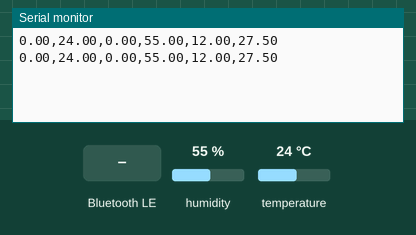
Bench run of a sketch on a simulated Arduino Nano 33 BLE. Shown: the last lines printed to the serial monitor. The inputs (shaded band) are chosen by the test bench; at power-on: humidity 55 %, temperature 24 °C. Nothing arrives over Bluetooth unless stated; a phone connects over Bluetooth LE 3 s after start.

Above: at 5.8 s.
5.9 s: humidity set to 22 %
At 7.3 s:
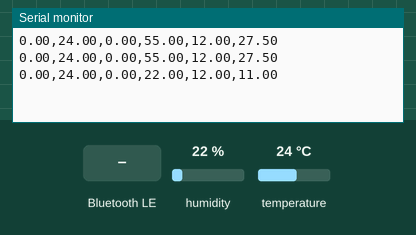
7.4 s: Bluetooth LE write "1" received
8.9 s: Bluetooth LE write "1" received
At 10.1 s:
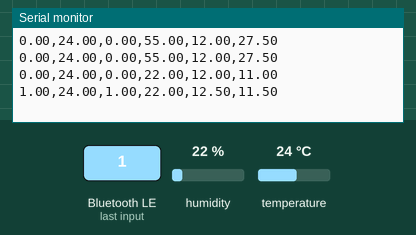
10.4 s: temperature set to 12 °C
At 11.7 s:
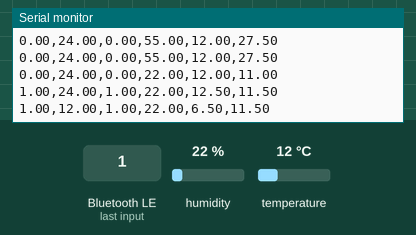
11.9 s: Bluetooth LE write "0" received
At 13.3 s:
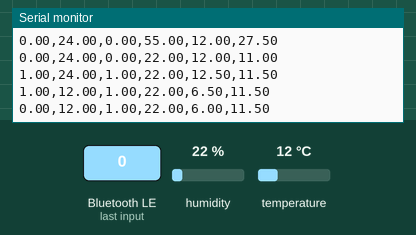
13.4 s: Bluetooth LE write "0" received
At 15.7 s:
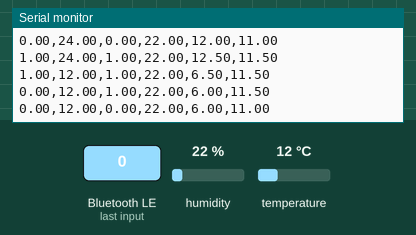
Timing chart, 0 to 15.9 s (numbered marks = the images above; inputs shaded):
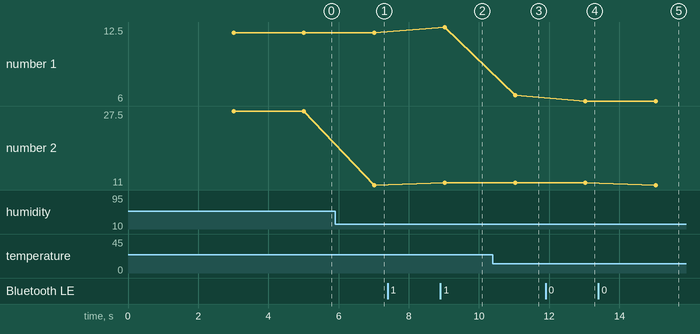

The sketch:

P.ino
```cpp
#include <ArduinoBLE.h>
#include <Arduino_HTS221.h>

float t1 = 0;
float h1 = 0;
float t2 = 0;
float h2 = 0;


float* calculateMean(float temp1, float temp2, float humi1, float humi2) {
  static float result[2];
  result[0] = (temp1 + temp2) / 2;
  result[1] = (humi1 + humi2) / 2;
  return result;
}

BLEService climateService("19B10000-E8F2-537E-4F6C-D104768A1214");

BLEFloatCharacteristic temperatureCharacteristic(
  "19B10001-E8F2-537E-4F6C-D104768A1214",
  BLERead | BLEWrite
);

BLEFloatCharacteristic humidityCharacteristic(
  "19B10002-E8F2-537E-4F6C-D104768A1214",
  BLERead | BLEWrite
);

void setup() {

  Serial.begin(9600);
  while (!Serial);

  if (!HTS.begin()) {
    while (1);
  }

  if (!BLE.begin()) {
    while (1);
  }

  BLE.setLocalName("climate");
  BLE.setAdvertisedService(climateService);

  climateService.addCharacteristic(temperatureCharacteristic);
  climateService.addCharacteristic(humidityCharacteristic);

  BLE.addService(climateService);

  temperatureCharacteristic.writeValue(0.0);
  humidityCharacteristic.writeValue(0.0);

  BLE.advertise();

}

void loop() {

  BLEDevice central = BLE.central();

  if (central) {

    while (central.connected()) {

      BLE.poll();

      float t2 = HTS.readTemperature();
      float h2 = HTS.readHumidity();

      if (temperatureCharacteristic.written()) {
        t1 = temperatureCharacteristic.value();
      }

      if (humidityCharacteristic.written()) {
        h1 = humidityCharacteristic.value();
      }

      float* means = calculateMean(t1, t2, h1, h2);

      float meanTemp = means[0];
      float meanHum = means[1];

      /*Serial.println("---------------------------------------");

      Serial.print("Arduino1 Temp: ");
      Serial.println(t1);

      Serial.print("Arduino2 Temp: ");
      Serial.println(t2);

      Serial.print("Arduino1 Hum: ");
      Serial.println(h1);

      Serial.print("Arduino2 Hum: ");
      Serial.println(h2);

      Serial.println("");
      Serial.print("Mean Temp: ");
      Serial.println(meanTemp);
      Serial.print("Mean Hum: ");
      Serial.println(meanHum);
      Serial.println("---------------------------------------");
      */
      Serial.print(t1);
      Serial.print(",");
      Serial.print(t2);
      Serial.print(",");
      Serial.print(h1);
      Serial.print(",");
      Serial.print(h2);
      Serial.print(",");
      Serial.print(meanTemp);
      Serial.print(",");
      Serial.println(meanHum);
      delay(2000);
    }
  }
}
```

Measured:
- after the input at 5.9 s, the serial monitor: prints a new line after 1.1 s (image 1)
- after the input at 8.9 s, the serial monitor: prints a new line after 0.12 s (image 2)
- after the input at 10.4 s, the serial monitor: prints a new line after 0.63 s (image 3)
- after the input at 11.9 s, the serial monitor: prints a new line after 1.1 s (image 4)
- after the input at 13.4 s, the serial monitor: prints a new line after 1.6 s (image 5)
- plotted number 1: 12.5 → 6.5 after the input at 10.4 s, 6.5 → 6 after the input at 11.9 s
- plotted number 2: 27.5 → 11 after the input at 5.9 s, 11 → 11.5 after the input at 8.9 s, 11.5 → 11 after the input at 13.4 s
